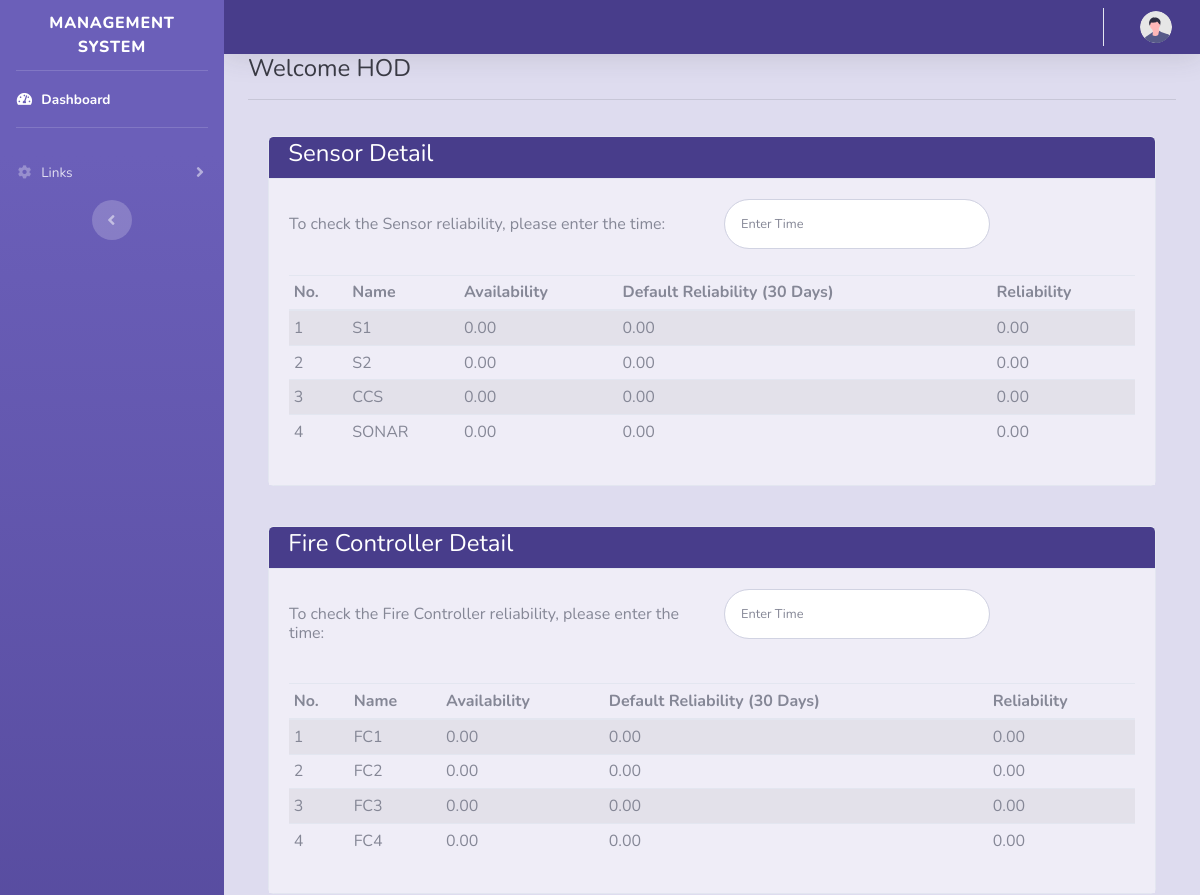
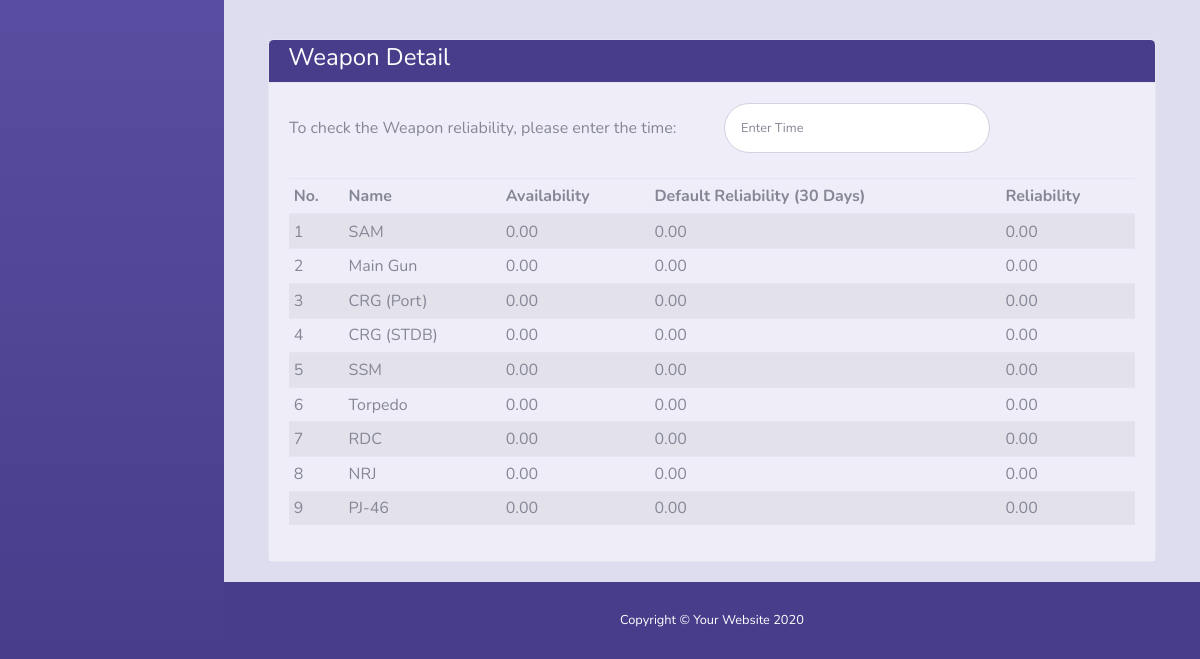
/index.php/hod, run on an earlier commit of the app's database (2 pictures, top to bottom).
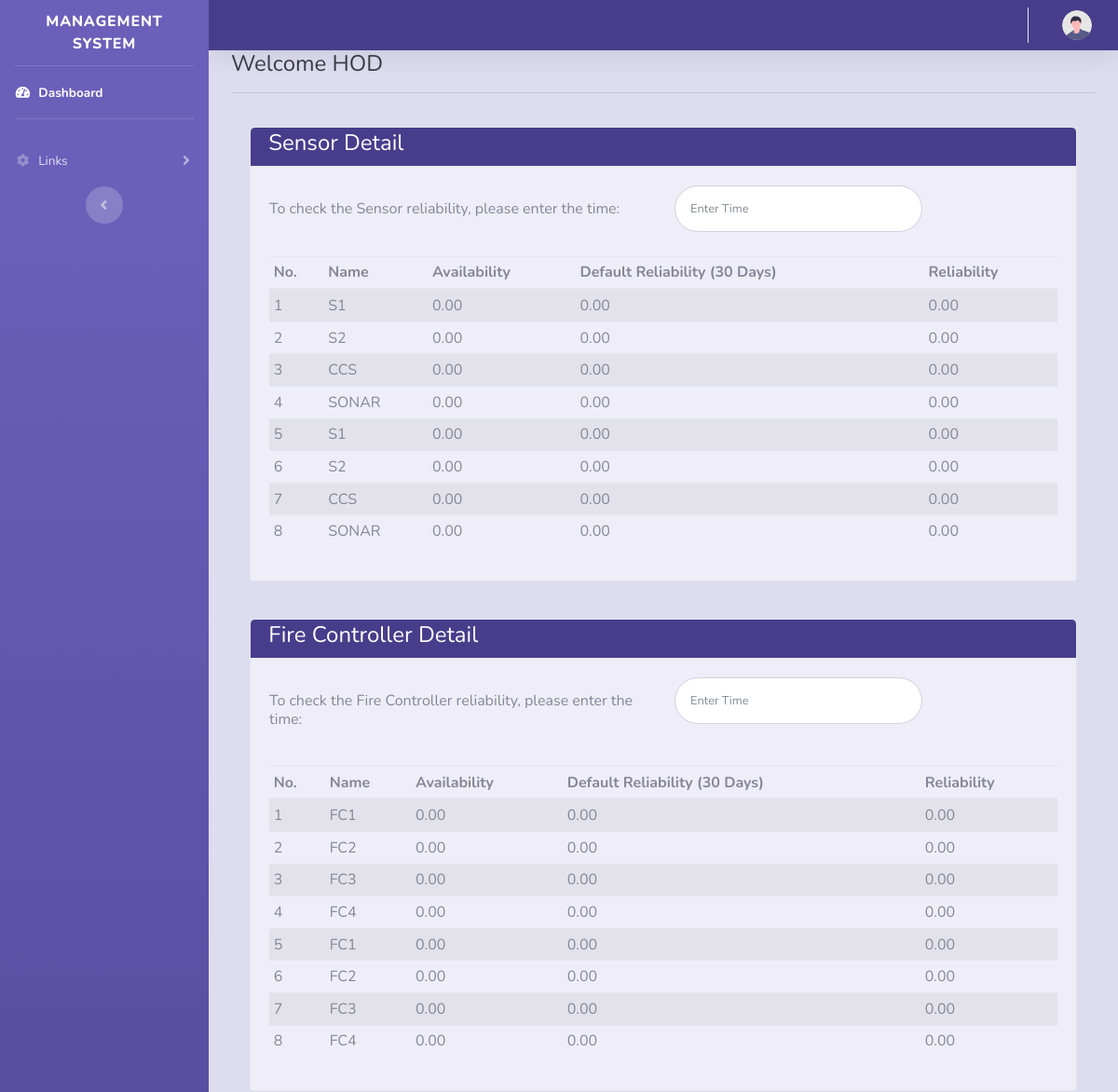
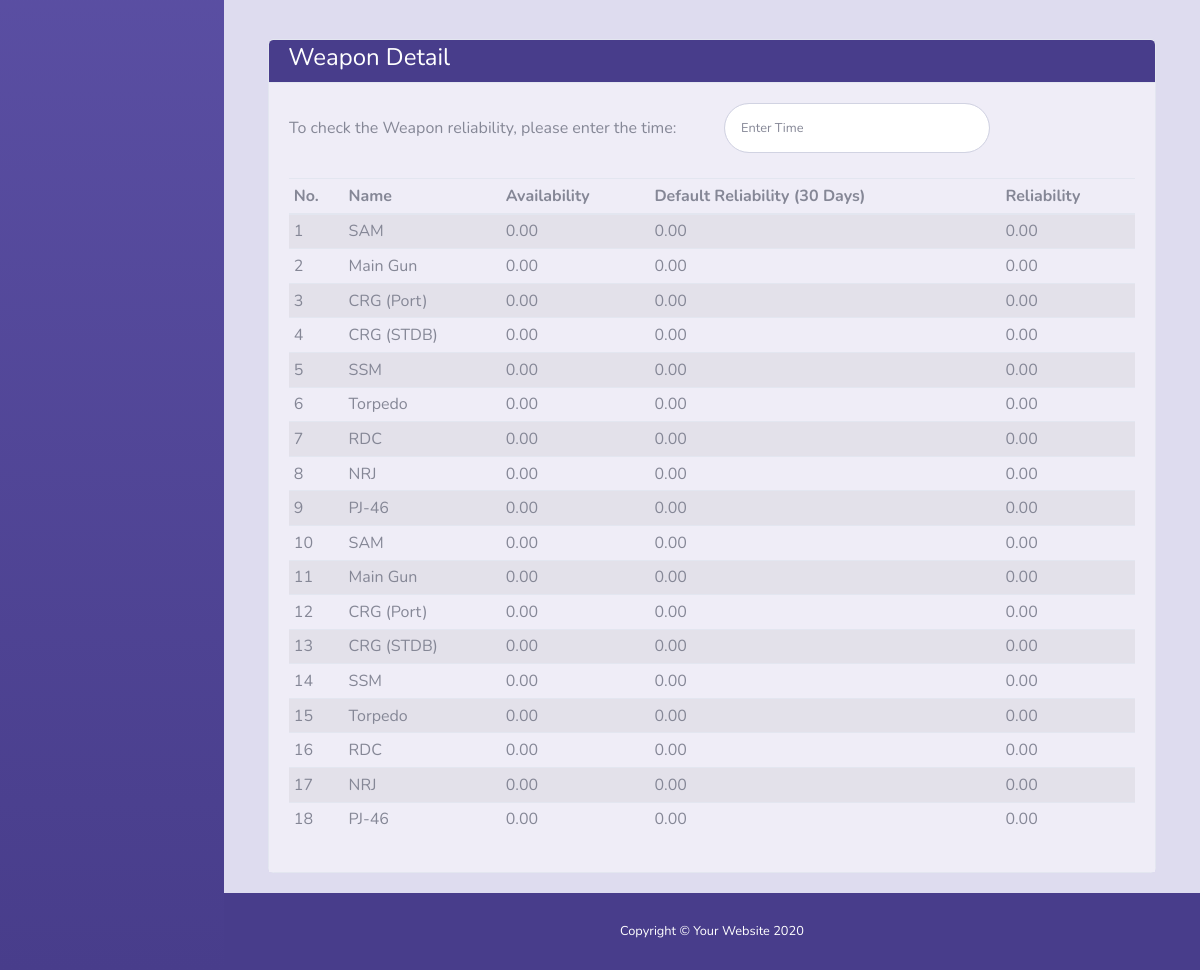
And on a later commit of the database (2 pictures, top to bottom).
### tables this page shows
CREATE TABLE `controller_data` (
  `ID` bigint(20) NOT NULL,
  `Controller_type` varchar(30) NOT NULL,
  `Controller_Name` varchar(30) NOT NULL,
  `Controller_Code` varchar(30),
  `Ship_ID` bigint(20),
  `ESWB` varchar(30) NOT NULL,
  `Includes` varchar(50) DEFAULT NULL,
  `Not_Includes` varchar(50) DEFAULT NULL,
  `Associated_Equipment` varchar(50) DEFAULT NULL,
  `MTBF` decimal(8,2) DEFAULT NULL,
  `MTTR` decimal(8,2) DEFAULT NULL,
  `Availability` decimal(8,2) DEFAULT NULL,
  `Reliability` decimal(8,2) DEFAULT NULL,
  `Default_Reliability` decimal(8,2) DEFAULT 0.00,
  `Comission_date` date DEFAULT NULL,
  `Total_Equipped` int
);

### application/controllers/HOD.php (called while the page is built, shortened)
<?php if (!defined('BASEPATH')) exit('No direct script access allowed');
class HOD extends CI_Controller
{
    public function index()
    {
        $data['sensor_data'] = $this->db->where('Controller_type', 'Sensor')->get('controller_data')->result_array();
        $data['fire_controller_data'] = $this->db->where('Controller_type', 'Fire Controller')->get('controller_data')->result_array();
        $data['weapon_data'] = $this->db->where('Controller_type', 'Weapon')->get('controller_data')->result_array();
        $this->load->view('hod/hod', $data);
    }
}

### index.php (called while the page is built, shortened)
<?php
require_once BASEPATH.'core/CodeIgniter.php';

### application/views/hod/hod.php (the view, shortened to what this page needs)
<?php $this->load->view('hod/common/header'); ?>
<div class="container bg-custom2">
    <h1 class="h4 text-gray-900">Welcome HOD</h1>
    <hr>
    <div class="card-body">
        <div class="row">
            <div class="col-lg-12">
                <div class="card">
                    <div class="card-header bg-custom1">
                        <div class="row">
                            <div class="col-sm-7">
                                <h1 class="h4 text-white">Sensor Detail</h1>
                            </div>
                        </div>
                    </div>
                    <div class="card-body bg-custom3">
                        <form class="user" role="form" id="update_form" method="post" action="">
                            <div class="form-group row">
                                <div class="col-sm-6 my-3">
                                    <h6> To check the Sensor reliability, please enter the time: </h6>
                                </div>
                                <div class="col-sm-4">
                                    <input type="text" class="form-control form-control-user" name="time" id="sensor_time" placeholder="Enter Time">
                                </div>
                            </div>
                            <div id="table_div">
                                <?php if (isset($sensor_data)) {
                                    if (count($sensor_data) > 0) { ?>
                                        <table id="datatable" class="table table-sm table-striped bg-custom3">
                                            <thead>
                                                <tr>
                                                    <th scope="col-3">No.</th>
                                                    <th scope="col">Name</th>
                                                    <th scope="col">Availability</th>
                                                    <th scope="col">Default Reliability (30 Days)</th>
                                                    <th scope="col">Reliability</th>
                                                </tr>
                                            </thead>
                                            <tbody id="table_rows_sensor">
                                                <?php $count = 0;
                                                foreach ($sensor_data as $data) { ?>
                                                    <tr>
                                                        <td scope="row"><?= ++$count; ?></td>
                                                        <td scope="row" id="sensor_name<?= $count; ?>"><?= $data['Controller_Name']; ?></td>
                                                        <td scope="row" id="avail_sensor<?= $count; ?>"><?= $data['Availability']; ?></td>
                                                        <td scope="row" id="rel_sensor_def<?= $count; ?>"><?= $data['Default_Reliability']; ?></td>
                                                        <td scope="row" id="rel_sensor<?= $count; ?>"><?= $data['Reliability']; ?></td>
                                                    </tr>
                                                <?php } ?>
                                            </tbody>
                                        </table>
                                    <?php } else { ?>
                                        <div class="card-header">
                                            <h1 class="h4 text-gray-900">No records Available</h1>
                                        </div>
                                    <?php }
                                } else { ?>
                                    <a> No Record Available. </a>
                                <?php  } ?>
                            </div>
                        </form>
                    </div>
                </div>
            </div>
        </div>
    </div>
    <div class="card-body">
        <div class="row">
            <div class="col-lg-12">
                <div class="card">
                    <div class="card-header bg-custom1">
                        <h1 class="h4 text-white">Fire Controller Detail</h1>
                    </div>
                    <div class="card-body bg-custom3">
                        <form class="user" role="form" id="update_form" method="post" action="">
                            <div class="form-group row">
                                <div class="col-sm-6 my-3">
                                    <h6> To check the Fire Controller reliability, please enter the time: </h6>
                                </div>
                                <div class="col-sm-4">
                                    <input type="text" class="form-control form-control-user" name="time" id="fire_time" placeholder="Enter Time">
                                </div>
                            </div>
                            <div id="table_div">
                                <?php if (isset($fire_controller_data)) {
                                    if (count($fire_controller_data) > 0) { ?>
                                        <table id="datatable" class="table table-sm table-striped bg-custom3">
                                            <thead>
                                                <tr>
                                                    <th scope="col">No.</th>
                                                    <th scope="col">Name</th>
                                                    <th scope="col">Availability</th>
                                                    <th scope="col">Default Reliability (30 Days)</th>
                                                    <th scope="col">Reliability</th>
                                                </tr>
                                            </thead>
                                            <tbody id="table_rows_fire">
                                                <?php $count = 0;
                                                foreach ($fire_controller_data as $data) { ?>
                                                    <tr>
                                                        <td scope="row"><?= ++$count; ?></td>
                                                        <td scope="row" id="fire_name<?= $count; ?>"><?= $data['Controller_Name']; ?></td>
                                                        <td scope="row" id="avail_fire<?= $count; ?>"><?= $data['Availability']; ?></td>
                                                        <td scope="row" id="rel_fire_def<?= $count; ?>"><?= $data['Default_Reliability']; ?></td>
                                                        <td scope="row" id="rel_fire<?= $count; ?>"><?= $data['Reliability']; ?></td>
                                                    </tr>
                                                <?php } ?>
                                            </tbody>
                                        </table>
                                    <?php } else { ?>
                                        <div class="card-header">
                                            <h1 class="h4 text-gray-900">No record available</h1>
                                        </div>
                                    <?php }
                                } else { ?>
                                    <a> No Record Available. </a>
                                <?php  } ?>
                            </div>
                        </form>
                    </div>
                </div>
            </div>
        </div>
    </div>
    <div class="card-body">
        <div class="row">
            <div class="col-lg-12">
                <div class="card">
                    <div class="card-header bg-custom1">
                        <h1 class="h4 text-white">Weapon Detail</h1>
                    </div>
                    <div class="card-body bg-custom3">
                        <form class="user" role="form" id="update_form" method="post" action="">
                            <div class="form-group row">
                                <div class="col-sm-6 my-3">
                                    <h6> To check the Weapon reliability, please enter the time: </h6>
                                </div>
                                <div class="col-sm-4">
                                    <input type="text" class="form-control form-control-user" name="time" id="weapon_time" placeholder="Enter Time">
                                </div>
                            </div>
                            <div id="table_div">
                                <?php if (isset($weapon_data)) {
                                    if (count($weapon_data) > 0) { ?>
                                        <table id="datatable" class="table table-sm table-striped bg-custom3">
                                            <thead>
                                                <tr>
                                                    <th scope="col">No.</th>
                                                    <th scope="col">Name</th>
                                                    <th scope="col">Availability</th>
                                                    <th scope="col">Default Reliability (30 Days)</th>
                                                    <th scope="col">Reliability</th>
                                                </tr>
                                            </thead>
                                            <tbody id="table_rows_weapon">
                                                <?php $count = 0;
                                                foreach ($weapon_data as $data) { ?>
                                                    <tr>
                                                        <td scope="row"><?= ++$count; ?></td>
                                                        <td scope="row" id="weapon_name<?= $count; ?>"><?= $data['Controller_Name']; ?></td>
                                                        <td scope="row" id="avail_weapon<?= $count; ?>"><?= $data['Availability']; ?></td>
                                                        <td scope="row" id="rel_weapon_def<?= $count; ?>"><?= $data['Default_Reliability']; ?></td>
                                                        <td scope="row" id="rel_weapon<?= $count; ?>"><?= $data['Reliability']; ?></td>
                                                    </tr>
                                                <?php } ?>
                                            </tbody>
                                        </table>
                                    <?php } else { ?>
                                        <div class="card-header">
                                            <h1 class="h4 text-gray-900">No record available</h1>
                                        </div>
                                    <?php }
                                } else { ?>
                                    <a> No Record Available. </a>
                                <?php  } ?>
                            </div>
                        </form>
                    </div>
                </div>
            </div>
        </div>
    </div>
</div>
<?php $this->load->view('common/footer'); ?>

### application/views/hod/common/header.php (shortened to what this page needs)
<!DOCTYPE html>
<html lang="en">
<head>
    <link href="<?php echo base_url(); ?>assets/vendor/fontawesome-free/css/all.min.css" rel="stylesheet" type="text/css">
    <link href="<?php echo base_url(); ?>assets/css/sb-admin-2.min.css" rel="stylesheet">
</head>
<body id="page-top">
    <div id="wrapper">
        <ul class="navbar-nav bg-gradient-primary sidebar sidebar-dark accordion" id="accordionSidebar">
            <a class="sidebar-brand d-flex align-items-center justify-content-center" href="index.html">
                <div class="sidebar-brand-text mx-3">Management System</div>
            </a>
            <hr class="sidebar-divider my-0">
            <li class="nav-item active">
                <a class="nav-link" href="<?php if ($this->session->userdata('status') == 'weo') {
                                                echo "WEO";
                                            } else if ($this->session->userdata('status') == 'co') {
                                                echo "CO";
                                            } else {
                                                echo "HOD";
                                            } ?>">
                    <i class="fas fa-fw fa-tachometer-alt"></i>
                    <span>Dashboard</span></a>
            </li>
            <hr class="sidebar-divider">
            <li class="nav-item">
                <a class="nav-link collapsed" href="#" data-toggle="collapse" data-target="#collapseTwo" aria-expanded="true" aria-controls="collapseTwo">
                    <i class="fas fa-fw fa-cog"></i>
                    <span>Links</span>
                </a>
            </li>
            <div class="text-center d-none d-md-inline">
                <button class="rounded-circle border-0" id="sidebarToggle"></button>
            </div>
        </ul>
        <div id="content-wrapper" class="d-flex flex-column bg-custom2">
            <div id="content">
                <nav class="navbar navbar-expand navbar-light bg-custom1 topbar static-top shadow">
                    <ul class="navbar-nav ml-auto">
                        <li class="nav-item dropdown no-arrow">
                            <a class="nav-link dropdown-toggle" href="#" id="userDropdown" role="button" data-toggle="dropdown" aria-haspopup="true" aria-expanded="false">
                                <img class="img-profile rounded-circle" src="<?php echo base_url(); ?>assets/img/undraw_profile.svg">
                            </a>
                        </li>
                    </ul>
                </nav>

### application/views/common/footer.php (shortened to what this page needs)
         <footer class="sticky-footer bg-custom1 text-white">
                <div class="container my-auto">
                    <div class="copyright text-center my-auto">
                        <span>Copyright &copy; Your Website 2020</span>
                    </div>
                </div>
            </footer>
        </div>
    </div>
</body>
</html>

What changed in the data, as far as the page shows it:
added controller_data: Controller_Name "S1", Availability "0.00", Default_Reliability "0.00", Reliability "0.00", shown under "To check the Sensor reliability, please enter the time:"
added controller_data: Controller_Name "S2", Availability "0.00", Default_Reliability "0.00", Reliability "0.00", shown under "To check the Sensor reliability, please enter the time:"
added controller_data: Controller_Name "CCS", Availability "0.00", Default_Reliability "0.00", Reliability "0.00", shown under "To check the Sensor reliability, please enter the time:"
added controller_data: Controller_Name "SONAR", Availability "0.00", Default_Reliability "0.00", Reliability "0.00", shown under "To check the Sensor reliability, please enter the time:"
added controller_data: Controller_Name "FC1", Availability "0.00", Default_Reliability "0.00", Reliability "0.00", shown under "To check the Fire Controller reliability, please enter the time:"
added controller_data: Controller_Name "FC2", Availability "0.00", Default_Reliability "0.00", Reliability "0.00", shown under "To check the Fire Controller reliability, please enter the time:"
added controller_data: Controller_Name "FC3", Availability "0.00", Default_Reliability "0.00", Reliability "0.00", shown under "To check the Fire Controller reliability, please enter the time:"
added controller_data: Controller_Name "FC4", Availability "0.00", Default_Reliability "0.00", Reliability "0.00", shown under "To check the Fire Controller reliability, please enter the time:"
added controller_data: Controller_Name "SAM", Availability "0.00", Default_Reliability "0.00", Reliability "0.00", shown under "To check the Weapon reliability, please enter the time:"
added controller_data: Controller_Name "Main Gun", Availability "0.00", Default_Reliability "0.00", Reliability "0.00", shown under "To check the Weapon reliability, please enter the time:"
added controller_data: Controller_Name "CRG (Port)", Availability "0.00", Default_Reliability "0.00", Reliability "0.00", shown under "To check the Weapon reliability, please enter the time:"
added controller_data: Controller_Name "CRG (STDB)", Availability "0.00", Default_Reliability "0.00", Reliability "0.00", shown under "To check the Weapon reliability, please enter the time:"
added controller_data: Controller_Name "SSM", Availability "0.00", Default_Reliability "0.00", Reliability "0.00", shown under "To check the Weapon reliability, please enter the time:"
added controller_data: Controller_Name "Torpedo", Availability "0.00", Default_Reliability "0.00", Reliability "0.00", shown under "To check the Weapon reliability, please enter the time:"
added controller_data: Controller_Name "RDC", Availability "0.00", Default_Reliability "0.00", Reliability "0.00", shown under "To check the Weapon reliability, please enter the time:"
added controller_data: Controller_Name "NRJ", Availability "0.00", Default_Reliability "0.00", Reliability "0.00", shown under "To check the Weapon reliability, please enter the time:"
added controller_data: Controller_Name "PJ-46", Availability "0.00", Default_Reliability "0.00", Reliability "0.00", shown under "To check the Weapon reliability, please enter the time:"
